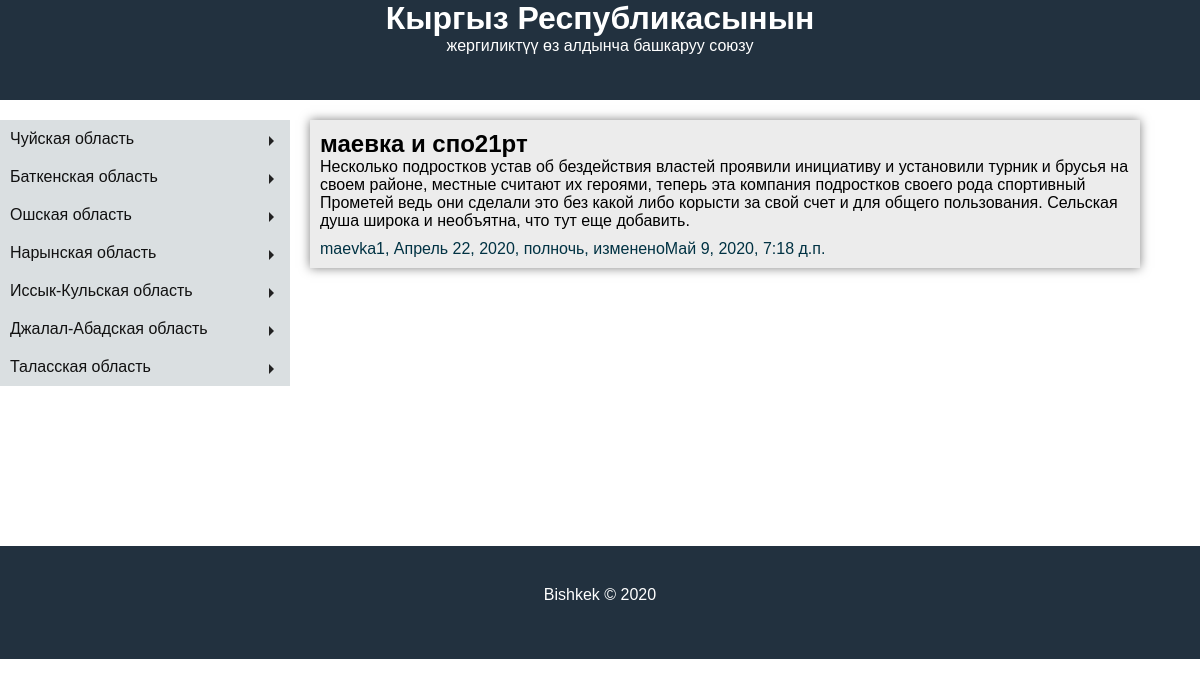
Page /posts/maevka-i-spo21rt on the committed database.
### blog/models.py (models this page shows, shortened)
class State(models.Model):
    name = models.CharField(verbose_name='имя', max_length=100)
    slug = models.SlugField('url', max_length=100)
    class Meta:
        verbose_name = 'Область'
        verbose_name_plural = 'Области'

class Post(models.Model):
    author = models.ForeignKey(User, verbose_name='Автор', on_delete=models.SET_NULL, null=True, blank=True,related_name='author')
    title = models.CharField(verbose_name='заголовок', max_length=200, unique=True)
    mini_text = models.TextField(verbose_name='краткий текст')
    text = models.TextField(verbose_name='полный текст')
    image = models.ImageField('Главная фотография', upload_to='media/post/', null=True, blank=True)
    created_date = models.DateTimeField(auto_now_add=False)
    slug = models.SlugField(verbose_name='url', max_length=200)
    tags = models.ManyToManyField(Tag, verbose_name='Тег', blank=True)
    update = models.DateTimeField(auto_now_add=True)
    class Meta:
        verbose_name = 'Пост'
        verbose_name_plural = 'Посты'

### blog/views.py (the view)
# urls.py: path('posts/<slug:slug>', views.PostView.as_view(), name='postView'),
class PostView(View):
    def get(self,request,slug):
        States = State.objects.all()
        post = Post.objects.get(slug=slug)
        return render(request, 'blog/postView.html', {'post':post,'states': States})

### templates/blog/postView.html (shortened to what this page needs)
{% extends 'base.html' %}
{% block content %}
 <div class="news">
            <a href="#" class="article">
                <div class="article-body">
                    <h2 class="article-title">
                        {{post.title}}
                    </h2>
                    <p class="article-content">
                        {{post.text}}
                    </p>
                    <p class="article-info">
                        {{post.author}}, {{post.created_date}}, изменено{{post.update}}
                    </p>
                </div>
            </a>
        </div>
{% endblock %}

### templates/base.html (shortened to what this page needs)
{% load static %}
<!doctype html>
<html>
<head>
     <link href="{% static 'account/css/style.css' %}" rel="stylesheet">
</head>
<body id = 'Body'>
<main>
    <header>
        <h1>Кыргыз Республикасынын</h1>
        <p>жергиликтүү өз алдынча башкаруу союзу</p>
    </header>
    <aside>
        <ul class="menu">
            {%for state in states%}
            <li class="menu_list"><a href="#">{{state.name}}</a>
            </li>
            {%endfor%}
        </ul>
    </aside>
    <article>
        <div id="content">
            {% block content %}
            {% endblock %}
         </div>
    </article>
    <footer>
        <p>
             Bishkek &copy; 2020
        </p>
    </footer>
</main>
</body>
</html>

### static/account/css/style.css (style rules this page uses)
* { margin: 0; padding: 0; font-family: Verdana, sans-serif; }
main { display: grid; grid-gap: 20px; grid-template-rows: 100px auto auto 100px; grid-template-areas: "header" "aside" "article" "footer"; }
body { min-height: 100%; }
header { grid-area: header; background-color: #22313F; grid-column: 1/4; }
aside { grid-area: aside; background-color: #ECECEC; }
article { grid-area: article; }
footer { grid-area: footer; background-color: #22313F; -ms-grid-column: line2 / line3; grid-column: 1/4; -ms-grid-row: 3/4; grid-row: row3 / row4; height:113px }
@media (min-width: 640px) { main { grid-template-columns: 1fr 3fr; grid-template-rows: 100px auto 100px; grid-template-areas: "header header" "aside article" "footer footer" } }
article { display: grid; grid-template-columns: repeat(auto-fit, minmax(320px, 5fr)); grid-auto-rows: minmax(200px, auto); grid-gap: 20px; padding-right: 20px; }
h1, header p { color: #fff; text-align: center; }
footer p { text-align: center; margin-top: 40px; color: #fff; flex: 0 0 auto; }
.menu li { list-style-type: none; }
a { text-decoration: none; }
.menu a { background-color: #DADFE1; color: #111; padding: 10px; display: block; transition: .5s all; }
.menu_list { position: relative; }
.menu_list::after { content: " "; position: absolute; border: 5px solid; border-color: transparent transparent transparent #222 ; top: 1em; right: .7em; transition: .5s; }
.article { display: flex; flex-direction: column; flex-basis: auto; box-shadow: 0 0 10px rgba(0,0,0,0.5); color: #000; background-color: #ECECEC; }
.article-body { padding: 10px; display: flex; flex: 1; flex-direction: column; }
.article-content { flex: 1; }
.article-info { padding-top: 10px; color: #013243; }
.news { margin-right: 20px; }

### rows in the picture
State: name "Чуйская область"
State: name "Баткенская область"
State: name "Ошская область"
State: name "Нарынская область"
State: name "Иссык-Кульская область"
State: name "Джалал-Абадская область"
State: name "Таласская область"
Post: title "маевка и спо21рт", text "Несколько подростков устав об бездействия властей проявили инициативу и установили турник и брусья на своем районе, местные считают их героями, теперь эта компания подростков своего рода спортивный Прометей ведь они сделали это без какой либо корысти за свой счет и для общего пользования. Сельская душа широка и необъятна, что тут еще добавить.", author "maevka1", created_date "Апрель 22, 2020, полночь", update "Май 9, 2020, 7:18 д.п."
